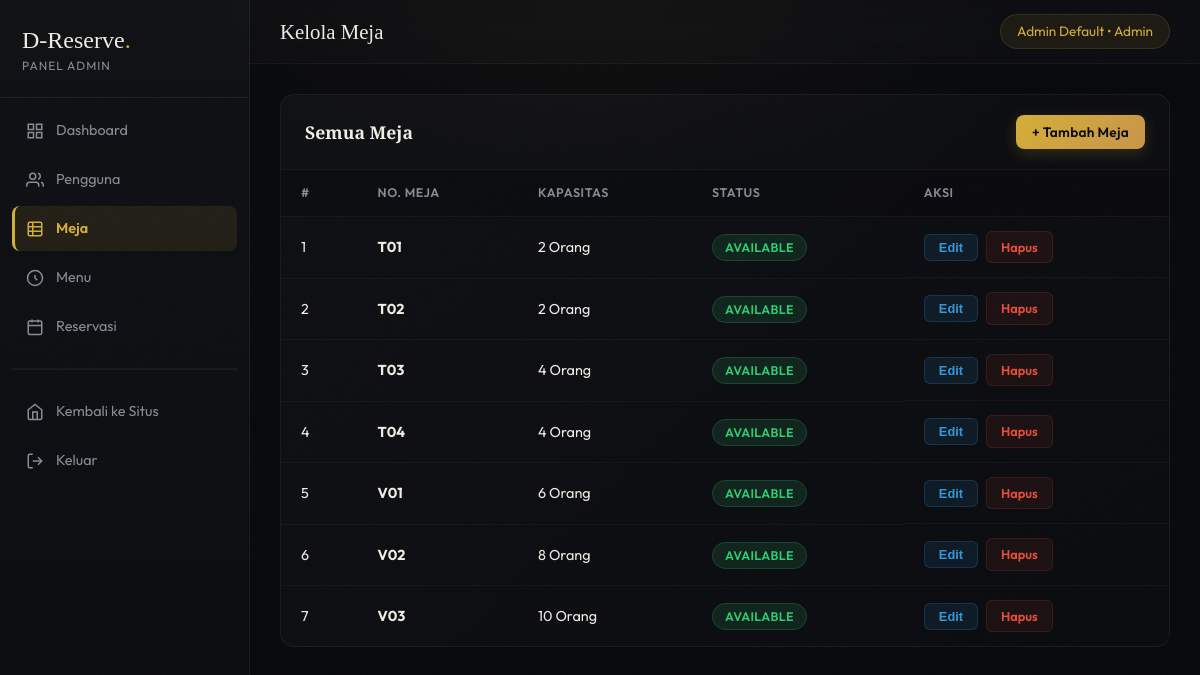
Screenshot of /public/index.php?action=admin_tables (signed in) with the database file from the repository.
### tables this page shows
CREATE TABLE `tables` (
  `id` int(11) NOT NULL,
  `table_number` varchar(20) NOT NULL,
  `capacity` int(11) NOT NULL,
  `status` enum('available','occupied','reserved') DEFAULT 'available'
);

### controllers/AdminController.php (called while the page is built, shortened)
<?php
require_once '../models/Table.php';
class AdminController {
    private $db;
    public function __construct() {
        $database = new Database();
        $this->db = $database->getConnection();
    }
    public function tables() {
        $tableModel = new Table($this->db);
        $tables     = $tableModel->readAll();
        require_once '../views/admin/tables.php';
    }
}
?>

### config/Database.php (called while the page is built, shortened)
<?php
class Database {
    private $host = "localhost";
    private $db_name = "dreserve";
    private $username = "root";
    private $password = "";
    public function getConnection() {
        $this->conn = null;
        try {
            $this->conn = new PDO("mysql:host=" . $this->host . ";dbname=" . $this->db_name, $this->username, $this->password);
            $this->conn->setAttribute(PDO::ATTR_ERRMODE, PDO::ERRMODE_EXCEPTION);
        } catch(PDOException $exception) {
            echo "Connection error: " . $exception->getMessage();
        }
        return $this->conn;
    }
}
?>

### models/Table.php (called while the page is built, shortened)
<?php
class Table {
    private $conn;
    private $table_name = "tables";
    public function __construct($db) {
        $this->conn = $db;
    }
    public function readAll() {
        $query = "SELECT * FROM " . $this->table_name . " ORDER BY table_number ASC";
        $stmt = $this->conn->prepare($query);
        $stmt->execute();
        return $stmt;
    }
}
?>

### views/admin/tables.php (the view, shortened to what this page needs)
<?php require_once '../views/admin/layout/header.php'; ?>
<div class="admin-card">
    <div class="admin-card-header">
        <h3>Semua Meja</h3>
        <button type="button" class="btn btn-primary" style="font-size:0.85rem; padding:8px 16px;" onclick="openModal('addTableModal')">+ Tambah Meja</button>
    </div>
    <div class="table-responsive">
        <table class="admin-table">
            <thead>
                <tr>
                    <th>#</th>
                    <th>No. Meja</th>
                    <th>Kapasitas</th>
                    <th>Status</th>
                    <th>Aksi</th>
                </tr>
            </thead>
            <tbody>
                <?php while($row = $tables->fetch(PDO::FETCH_ASSOC)): ?>
                <tr>
                    <td><?= $row['id'] ?></td>
                    <td><strong><?= htmlspecialchars($row['table_number']) ?></strong></td>
                    <td><?= $row['capacity'] ?> Orang</td>
                    <td>
                        <?php $st = $row['status'];
                        $cls = ['available' => 'badge-confirmed', 'occupied' => 'badge-cancelled', 'reserved' => 'badge-pending'];
                        ?>
                        <span class="badge <?= $cls[$st] ?? 'badge-pending' ?>"><?= ucfirst($st) ?></span>
                    </td>
                    <td class="action-buttons">
                        <button type="button" class="btn-action btn-edit" onclick='openEditTableModal(<?= htmlspecialchars(json_encode($row, JSON_HEX_APOS | JSON_HEX_QUOT)) ?>)'>Edit</button>
                        <a href="index.php?action=admin_table_delete&id=<?= $row['id'] ?>" class="btn-action btn-delete" onclick="return confirm('Hapus meja ini?')">Hapus</a>
                    </td>
                </tr>
                <?php endwhile; ?>
            </tbody>
        </table>
    </div>
</div>
<?php require_once '../views/admin/layout/footer.php'; ?>

### public/css/style.css (style rules this page uses)
:root { --bg-color: #0a0c10; --bg-surface: #12141a; --surface-color: rgba(255, 255, 255, 0.04); --surface-hover: rgba(255, 255, 255, 0.08); --primary-color: #d4af37; --primary-hover: #e8c84a; --primary-glow: rgba(212, 175, 55, 0.25); --accent-warm: #c9944a; --text-main: #f0ece4; --text-muted: #8a8a96; --danger: #e74c3c; --success: #2ecc71; --radius-sm: 8px; --radius-md: 14px; --radius-lg: 20px; --font-sans: 'Outfit', sans-serif; --font-serif: 'Playfair Display', serif; }
* { margin: 0; padding: 0; box-sizing: border-box; }
body { background-color: var(--bg-color); background-image: radial-gradient(ellipse 80% 60% at 50% 0%, rgba(212,175,55,0.06) 0%, transparent 60%), radial-gradient(ellipse 60% 50% at 80% 100%, rgba(100,60,180,0.04) 0%, transparent 50%); color: var(--text-main); font-family: var(--font-sans); line-height: 1.6; min-height: 100vh; display: flex; flex-direction: column; }
body::before { content: ''; position: fixed; inset: 0; z-index: 9998; pointer-events: none; opacity: 0.025; background-repeat: repeat; background-size: 200px; }
h1, h2, h3 { font-family: var(--font-serif); font-weight: 600; color: var(--primary-color); }
.btn { padding: 12px 28px; border-radius: var(--radius-sm); cursor: pointer; font-family: var(--font-sans); font-weight: 600; font-size: 0.9rem; text-decoration: none; transition: all 0.35s cubic-bezier(0.16, 1, 0.3, 1); border: none; display: inline-block; position: relative; overflow: hidden; letter-spacing: 0.02em; }
.btn-primary { background: linear-gradient(135deg, #d4af37, #c9944a); color: #0a0c10; box-shadow: 0 4px 15px rgba(212,175,55,0.2); }
.btn-primary::before { content: ''; position: absolute; top: 0; left: -100%; width: 100%; height: 100%; background: linear-gradient(90deg, transparent, rgba(255,255,255,0.25), transparent); transition: left 0.5s ease; }
.badge { padding: 5px 12px; border-radius: 20px; font-size: 0.78rem; font-weight: 600; text-transform: uppercase; letter-spacing: 0.03em; }
.badge-confirmed { background: rgba(46, 204, 113, 0.12); color: #2ecc71; border: 1px solid rgba(46,204,113,0.2); }
table { width: 100%; border-collapse: collapse; margin-top: 20px; }
th, td { padding: 15px; text-align: left; border-bottom: 1px solid rgba(255,255,255,0.04); }
th { color: var(--primary-color); font-weight: 600; font-size: 0.85rem; }
.admin-body { display: flex; flex-direction: row; min-height: 100vh; background-color: #08090d; background-image: radial-gradient(ellipse 60% 40% at 50% 0%, rgba(212,175,55,0.04) 0%, transparent 60%); }
.admin-card { background: linear-gradient(135deg, rgba(255,255,255,0.03), rgba(255,255,255,0.01)); border: 1px solid rgba(255,255,255,0.05); border-radius: var(--radius-md); overflow: hidden; }
.admin-card-header { display: flex; align-items: center; justify-content: space-between; padding: 20px 24px; border-bottom: 1px solid rgba(255,255,255,0.04); }
.admin-card-header h3 { font-size: 1.1rem; margin-bottom: 0; color: var(--text-main); }
.table-responsive { overflow-x: auto; }
.admin-table { width: 100%; border-collapse: collapse; margin-top: 0; }
.admin-table th { padding: 13px 20px; font-size: 0.78rem; text-transform: uppercase; letter-spacing: 0.6px; color: var(--text-muted); background: rgba(0,0,0,0.2); border-bottom: 1px solid rgba(255,255,255,0.04); }
.admin-table td { padding: 14px 20px; border-bottom: 1px solid rgba(255,255,255,0.03); font-size: 0.9rem; vertical-align: middle; }
.admin-table tbody tr { transition: all 0.2s ease; }
.admin-table tbody tr:last-child td { border-bottom: none; }
.action-buttons { display: flex; gap: 8px; align-items: center; }
.btn-action { padding: 5px 14px; border-radius: 6px; font-size: 0.8rem; font-weight: 600; cursor: pointer; text-decoration: none; transition: all 0.2s ease; display: inline-block; }
.btn-edit { background: rgba(52,152,219,0.1); color: #3498db; border: 1px solid rgba(52,152,219,0.2); }
.btn-delete { background: rgba(231,76,60,0.08); color: #e74c3c; border: 1px solid rgba(231,76,60,0.15); }

### rows the page displays
tables: id "1", table_number "T01", capacity "2", status "AVAILABLE"
tables: id "2", table_number "T02", capacity "2", status "AVAILABLE"
tables: id "3", table_number "T03", capacity "4", status "AVAILABLE"
tables: id "4", table_number "T04", capacity "4", status "AVAILABLE"
tables: id "5", table_number "V01", capacity "6", status "AVAILABLE"
tables: id "6", table_number "V02", capacity "8", status "AVAILABLE"
tables: id "7", table_number "V03", capacity "10", status "AVAILABLE"

### other values shown
$titles[$_GET['action'] ?? 'admin_dashboard'] "Kelola Meja"
$_SESSION['user_name'] "Admin Default"
